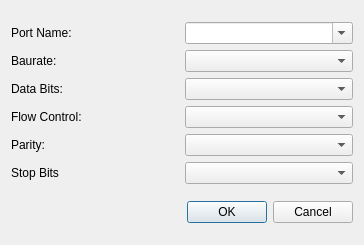
<?xml version="1.0" encoding="UTF-8"?>
<ui version="4.0">
 <class>Setting</class>
 <widget class="QDialog" name="Setting">
  <property name="geometry">
   <rect>
    <x>0</x>
    <y>0</y>
    <width>364</width>
    <height>245</height>
   </rect>
  </property>
  <property name="windowTitle">
   <string>Setting</string>
  </property>
  <layout class="QGridLayout" name="gridLayout_2">
   <item row="0" column="0">
    <layout class="QGridLayout" name="gridLayout">
     <item row="4" column="0">
      <widget class="QLabel" name="label_5">
       <property name="text">
        <string>Parity: </string>
       </property>
      </widget>
     </item>
     <item row="0" column="0">
      <widget class="QLabel" name="label">
       <property name="text">
        <string>Port Name:</string>
       </property>
      </widget>
     </item>
     <item row="3" column="0">
      <widget class="QLabel" name="label_4">
       <property name="text">
        <string>Flow Control:</string>
       </property>
      </widget>
     </item>
     <item row="1" column="3">
      <widget class="QComboBox" name="comboBaurate">
       <property name="editable">
        <bool>false</bool>
       </property>
      </widget>
     </item>
     <item row="4" column="3">
      <widget class="QComboBox" name="comboParity"/>
     </item>
     <item row="3" column="3">
      <widget class="QComboBox" name="comboFlowControl"/>
     </item>
     <item row="0" column="3">
      <widget class="QComboBox" name="comboPortName">
       <property name="acceptDrops">
        <bool>false</bool>
       </property>
       <property name="editable">
        <bool>true</bool>
       </property>
       <property name="duplicatesEnabled">
        <bool>false</bool>
       </property>
       <property name="frame">
        <bool>true</bool>
       </property>
      </widget>
     </item>
     <item row="1" column="0">
      <widget class="QLabel" name="label_2">
       <property name="text">
        <string>Baurate: </string>
       </property>
      </widget>
     </item>
     <item row="2" column="3">
      <widget class="QComboBox" name="comboDataBits"/>
     </item>
     <item row="2" column="0">
      <widget class="QLabel" name="label_3">
       <property name="text">
        <string>Data Bits:</string>
       </property>
      </widget>
     </item>
     <item row="5" column="0">
      <widget class="QLabel" name="label_6">
       <property name="text">
        <string>Stop Bits</string>
       </property>
      </widget>
     </item>
     <item row="5" column="3">
      <widget class="QComboBox" name="comboStopBits"/>
     </item>
    </layout>
   </item>
   <item row="1" column="0">
    <widget class="QDialogButtonBox" name="settingbuttonBox">
     <property name="orientation">
      <enum>Qt::Horizontal</enum>
     </property>
     <property name="standardButtons">
      <set>QDialogButtonBox::Cancel|QDialogButtonBox::Ok</set>
     </property>
    </widget>
   </item>
  </layout>
 </widget>
 <resources/>
 <connections>
  <connection>
   <sender>settingbuttonBox</sender>
   <signal>accepted()</signal>
   <receiver>Setting</receiver>
   <slot>accept()</slot>
   <hints>
    <hint type="sourcelabel">
     <x>248</x>
     <y>254</y>
    </hint>
    <hint type="destinationlabel">
     <x>157</x>
     <y>274</y>
    </hint>
   </hints>
  </connection>
  <connection>
   <sender>settingbuttonBox</sender>
   <signal>rejected()</signal>
   <receiver>Setting</receiver>
   <slot>reject()</slot>
   <hints>
    <hint type="sourcelabel">
     <x>316</x>
     <y>260</y>
    </hint>
    <hint type="destinationlabel">
     <x>286</x>
     <y>274</y>
    </hint>
   </hints>
  </connection>
 </connections>
</ui>
